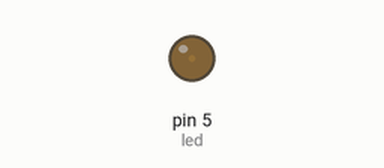
Recording of a sketch running on a simulated Arduino Uno, built with avr-gcc and run on an emulated ATmega328P. Parts: output pins drawn as LEDs (lit = HIGH).

Above: at 0.05 s.
At 1.15 s:
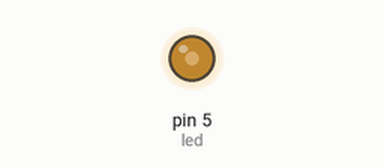
At 2.3 s:
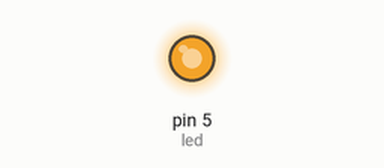
At 4.6 s:
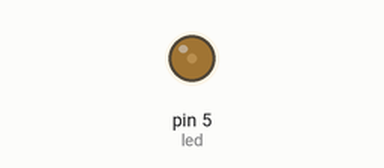
Timing chart, 0 to 6.7 s (numbered marks = the images above):
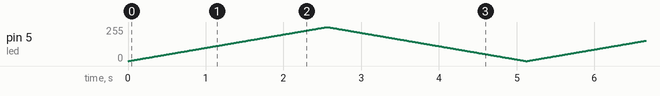

The sketch:

LED_fading_aOutput.ino
```cpp
int led = 5;

void setup() {
  pinMode(led, OUTPUT);
}

void loop() {
  int i;
  for(i=0; i<=255; i++)
  {
    analogWrite(led, i);
    delay(10);
  }

  for(i=255; i>=0; i--)
  {
    analogWrite(led, i);
    delay(10);
  }

}
```
